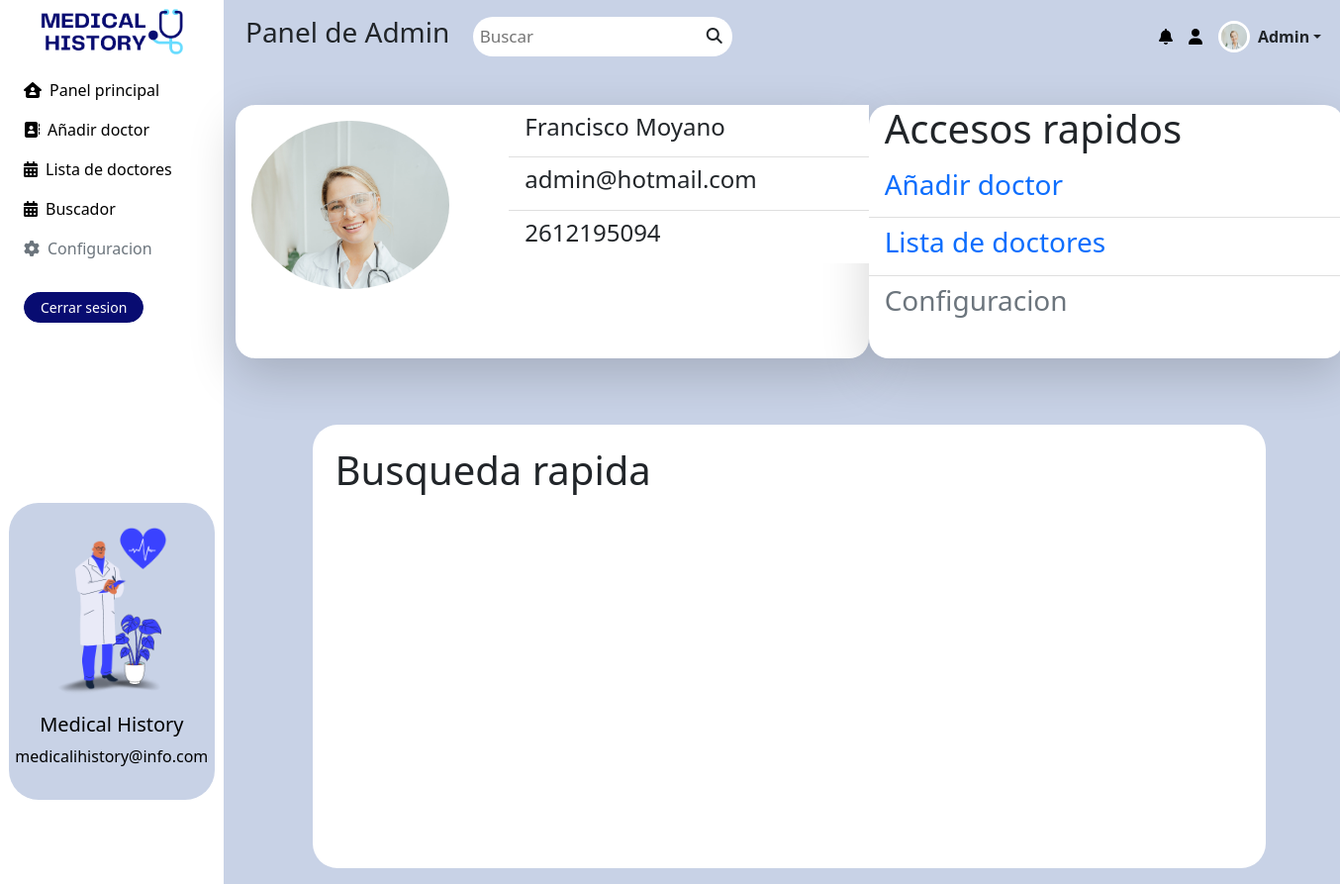
Screenshot of /medicalRols/admin/dashboard.php (signed in) with the database file from the repository.
### tables this page shows
CREATE TABLE `principalusers` (
  `id` int(4) NOT NULL,
  `doctorSpecilization` varchar(50) NOT NULL,
  `doctorName` varchar(50) NOT NULL,
  `doctorAddress` varchar(50) NOT NULL,
  `doctorContact` bigint(50) NOT NULL,
  `doctorEmail` varchar(50) NOT NULL,
  `doctorPassword` varchar(50) NOT NULL,
  `userType` varchar(50) NOT NULL,
  `creationDate` date NOT NULL DEFAULT current_timestamp(),
  `updationDate` timestamp NOT NULL DEFAULT current_timestamp() ON UPDATE current_timestamp()
);

### medicalRols/admin/dashboard.php (the view, shortened to what this page needs)
<?php
  include('config.php');
  $adminId=$_SESSION['id'];
  $ret = mysqli_query($con,"SELECT doctorName, doctorEmail, doctorContact FROM principalUsers WHERE id='$adminId'");
  $row = mysqli_fetch_array($ret);
  $user = $row['doctorName'];
  $email = $row['doctorEmail'];
  $number = $row['doctorContact'];
?>
<!DOCTYPE html>
<html lang="en">
    <head>
        <link rel="stylesheet" href="../../resources/css/docIndex.css">
        <link href="https://cdn.jsdelivr.net/npm/bootstrap@5.1.3/dist/css/bootstrap.min.css" rel="stylesheet">
    </head>
    <body>
      <div class="container-fluid">
        <div class="row flex-nowrap">
          <div class="col-auto col-md-3 col-xl-2 px-sm-2 px-0 bg-white">
            <div class="d-flex flex-column px-3 pt-2 text-white min-vh-100">
              <a href="/" class="d-flex align-items-center justify-content-center pb-3 mb-md-0 me-m  text-decoration-none">
                <img class="img-fluid logo" src="../../resources/images/3.png" alt="">
              </a>
              <ul class="nav nav-pills flex-column mb-sm-auto mb-0 align-items-center align-items-sm-start" id="menu">
                <li class="nav-item">
                  <a href="dashboard.php" class="nav-link align-middle px-0">
                    <i class="fa-solid fa-house-user me-2"></i>Panel principal
                  </a>
                  <a href="addDoctor.php" class="nav-link align-middle px-0">
                    <i class= "fa-solid fa-address-book me-2"></i>Añadir doctor
                  </a>
                  <a href="listDoctors.php" class="nav-link align-middle px-0">
                    <i class="fa-solid fa-calendar-days me-2"></i>Lista de doctores
                  </a>
                  <a href="doctorSearch.php" class="nav-link align-middle px-0">
                    <i class="fa-solid fa-calendar-days me-2"></i>Buscador
                  </a>
                  <a href="configuration.html" class="nav-link align-middle disabled px-0">
                    <i class="fa-solid fa-gear me-2"></i>Configuracion
                  </a>
                </li>
                <li class="mt-4 mb-1">
                  <a href="index.html">
                    <button type="button" class="btn btn-primary btn-sm ps-3 pe-3 me-sm-2 buttonsNav">
                      <a href="logout.php" class="logoutButton" style="text-decoration: none;">
                        Cerrar sesion
                      </a>
                    </button>
                  </a>
                </li>
              </ul>
              <div class="align-items-center pb-4">
                <div class="d-flex align-items-center justify-content-center flex-column bd-highlight bottom-0 start-0" style="margin-top: 100%;">
                  <div class="p-2 bd-highlight align-items-center" style="padding:0 !important;">
                    <div class="card align-items-center pt-4 pb-3" style="border: none; background-color: #c8d2e6;width: 13rem !important; border-radius: 30px;">
                    <img src="../../resources/images/sideBarImage.png" class="card-img-top img-fluid" style="max-width: 7rem;" alt="...">
                    <div class="card-body text-center text-black">
                      <h5 class="card-title">Medical History</h5>
                      <p class="card-text">medicalihistory@info.com</p>
                    </div>
                    </div>
                  </div>
                </div>
              </div>
            </div>
          </div>
          <div class="col py-3" style="background-color:#c8d2e6">
            <header class="navbar justify-content-start sticky-top flex-md-nowrap p-0">
              <div>
                <h3 class="navbarText">Panel de Admin</h3>
              </div>
              <div class="topnav">
                <input type="text" class="searchBar" placeholder="Buscar">
                <i class="fa-solid fa-magnifying-glass"></i>
              </div>
              <div class="dropdown d-flex flex-row-reverse">
                <a href="#" class="d-flex align-items-center link-dark text-decoration-none dropdown-toggle" id="dropdownMenuButton1" data-bs-toggle="dropdown" aria-expanded="false">
                <img src="../../resources/images/profile.jpg" alt="" width="32" height="32" class="rounded-circle me-2 ms-2 border border-white border-3">
                <strong>Admin</strong>
                </a>
                <a class="d-flex align-items-center text-decoration-none notificationsIcon">
                <i class="fa-solid fa-bell me-2 ms-2"></i>
                <i class="fa-solid fa-user me-2 ms-2"></i>
                </a>
              </div>
            </header>
            <div class="principalPanelBody">
              <div class="d-flex align-items-stretch justify-content-around top" style="margin-top: 3rem !important;">
                <card class="shadow-lg docPresentation">
                  <div class="row justify-content-center">
                    <div class="col-5">
                      <img src="../../resources/images/profile.jpg" sizes="150x150" class="img-fluid rounded-circle imageProfesional" alt="">
                    </div>
                    <div class="col-7">
                      <ul class="list-group list-group-flush">
                        <li class="list-group-item"><h4><?php  echo $user;?></h4></li>
                        <li class="list-group-item"><h4><?php  echo $email;?></h4></li>
                        <li class="list-group-item"><h4><?php  echo $number;?></h4></li>
                      </ul>
                    </div>
                  </div>
                </card>
                <card class="shadow-lg quickAccess">
                  <h1 class="titleAccess">Accesos rapidos</h1>
                  <ul class="list-group list-group-flush">
                    <li class="list-group-item"><h3 class="quickAccessLinks"><a href="addPatient.php" style="text-decoration: none;">Añadir doctor</a></h3></li>
                    <li class="list-group-item"><h3 class="quickAccessLinks"><a href="listPatients.php" style="text-decoration: none;">Lista de doctores</a></h3></li>
                    <li class="list-group-item disabled"><h3 class="quickAccessLinks"><a href="#" style="color: #6c757d; text-decoration: none;">Configuracion</a></h3></li>
                  </ul>
                </card>
              </div>
              <div class="container-fluid align-items-stretch bottom">
                <card class="shadow-lg lastVisits">
                  <h1>Busqueda rapida</h1>
                </card>
              </div>
            </div>
          </div>
        </div>
      </div>
    </body>
</html>

### resources/css/docIndex.css (style rules this page uses)
.flex-md-nowrap { background-color: #c8d2e6; }
.logo { max-width: 9rem !important; }
.topnav { margin-left: 3%; position: relative; }
.topnav input[type=text] { float: right; padding: 7px; border: none; font-size: 17px; border-radius: 30px; }
.topnav i { position: absolute; top: 11px; right: 10px; height: 50px; }
.navbar { justify-content: start !important; }
.navbarText { white-space: nowrap; padding-left: 5%; }
.notificationsIcon { display: inline-flex !important; color: black !important; }
.dropdown { width: 100%; margin-right: 2%; }
.btn-primary { font-weight: 490; border-color: #080c71 !important; background-color: #080c71 !important; transition:color 1s linear !important; }
.btn { transition:color 1s linear !important; }
.btn-primary { border-radius: 35px !important; }
.nav-item a { color: black; }
.bottom { background-color: #ffffff !important; border-radius: 25px !important; width: 86% !important; height: 28rem; margin-top: 6% !important; padding: 2% !important ; }
.top { border-radius: 20px !important; width: 100% !important; margin-top: 1rem !important; }
.docPresentation { border-radius: 20px !important; background-color: white; width: 40rem; height: 16rem; }
.quickAccess { width: 30rem; border-radius: 20px !important; background-color: white; }
.quickAccessLinks { text-decoration: none !important; color: #0a58ca !important; }
.logoutButton { color: white; text-decoration: none !important; transition: 1s !important; }
.imageProfesional { margin: 1rem; width: 200px; height: auto; }
.titleAccess { padding-left: 1rem; }
html, body { padding: 0 !important; margin: 0 !important; width: 100% !important; height: 100% !important; }

### rows the page displays
principalusers: doctorName "Francisco Moyano", doctorEmail "admin@hotmail.com", doctorContact "2612195094"
